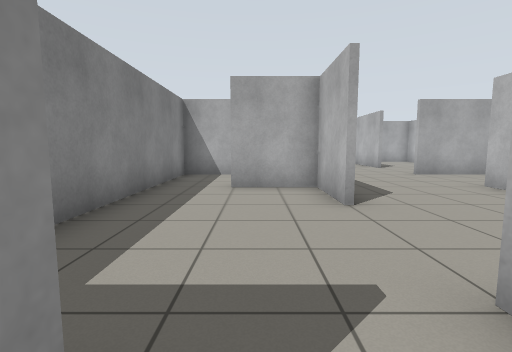
View 1 (above)

23 first-person views from a walk through a robot-simulator world made for Gazebo. The camera is 0.94 m above the floor, tilts 6° down and sees 85° across. The floor is counted in squares, 1 m on a side. Each view is taken from the middle of a square. On the plan, view 1 faces up. The plan holds only what a view shows up to about 11 squares ahead; the rest is blank.

View 2
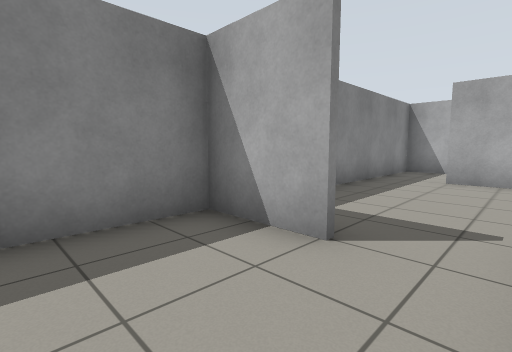

View 3
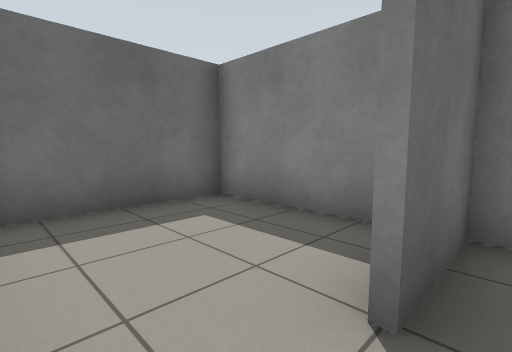

View 4
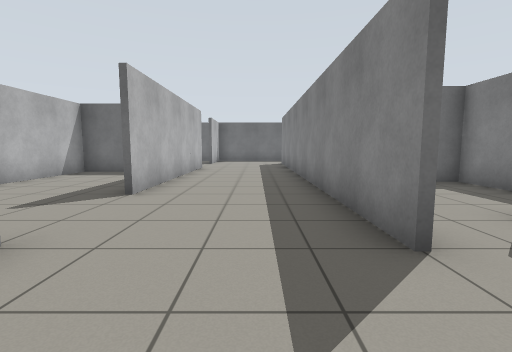

View 5
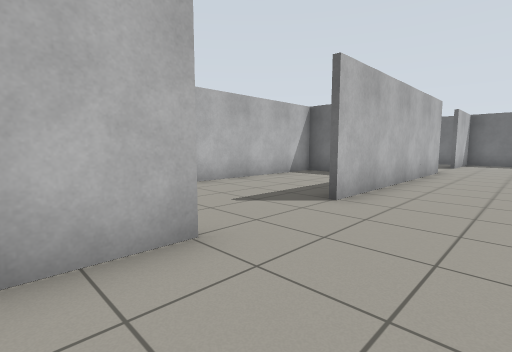

View 6
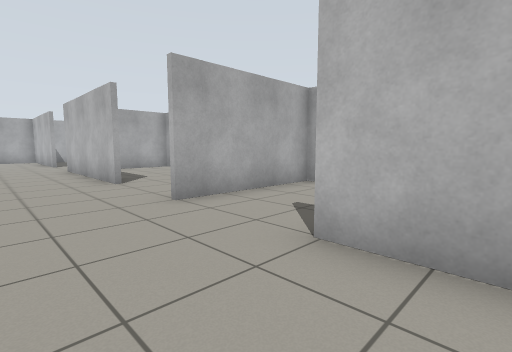

View 7
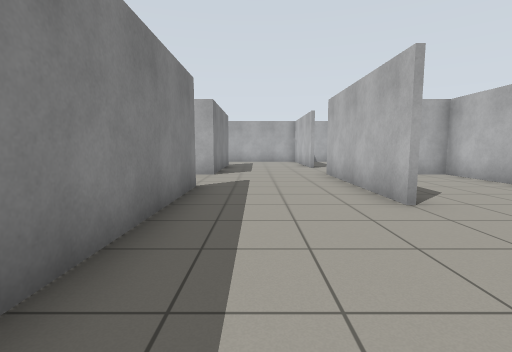

View 8
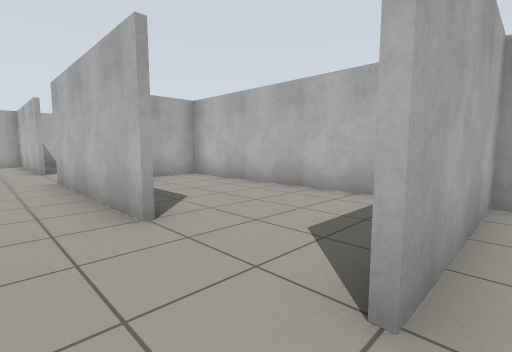

View 9
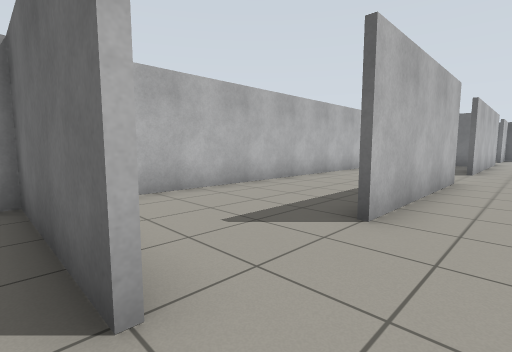

View 10
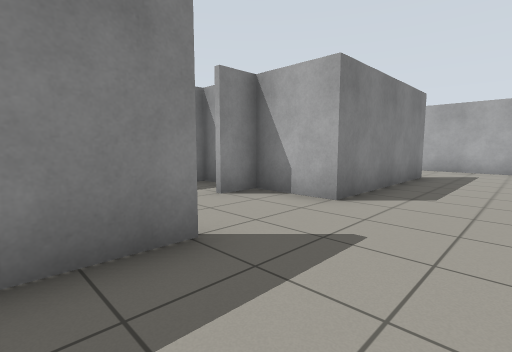

View 11
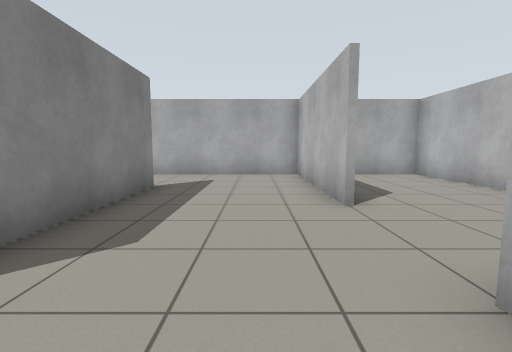

View 12
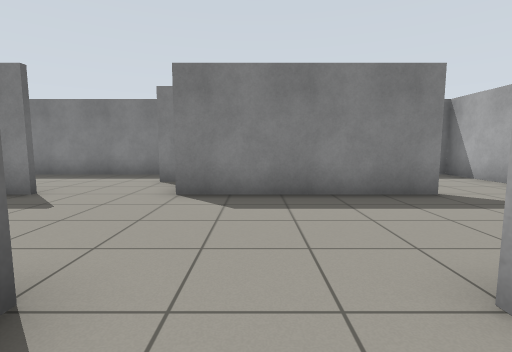

View 13
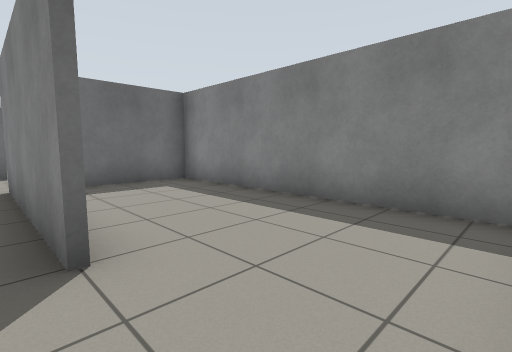

View 14
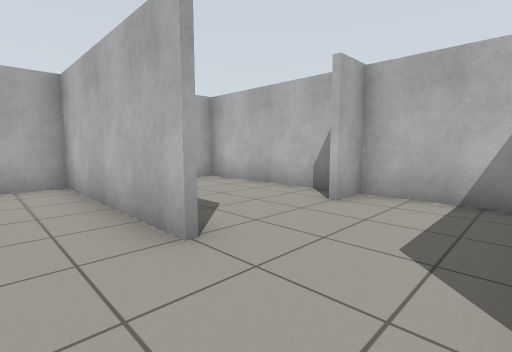

View 15
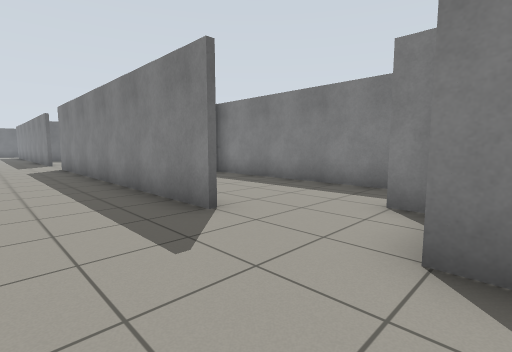

View 16
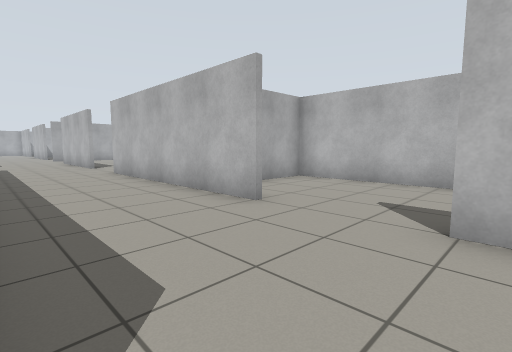

View 17
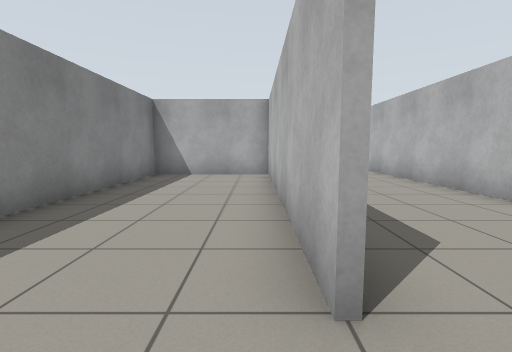

View 18
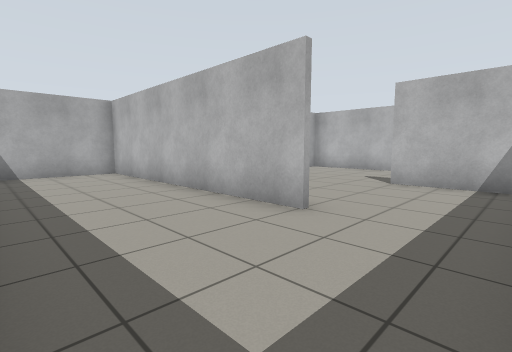

View 19
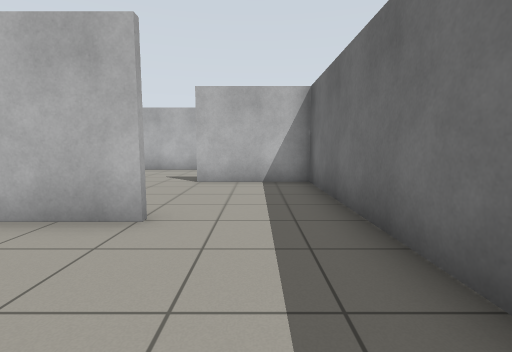

View 20
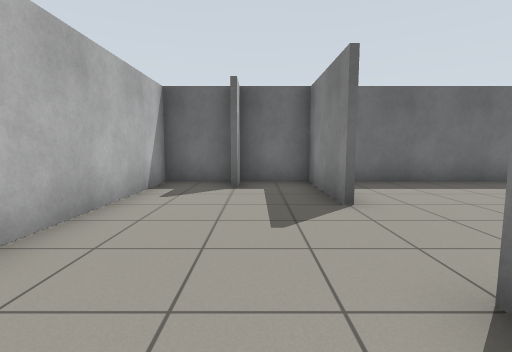

View 21
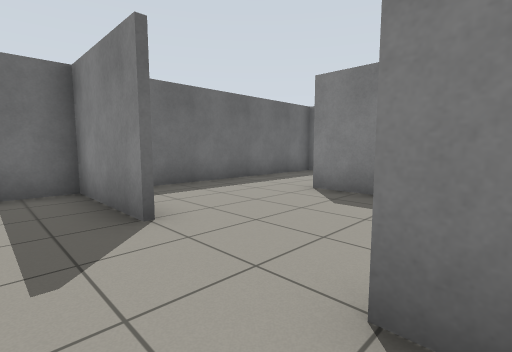

View 22
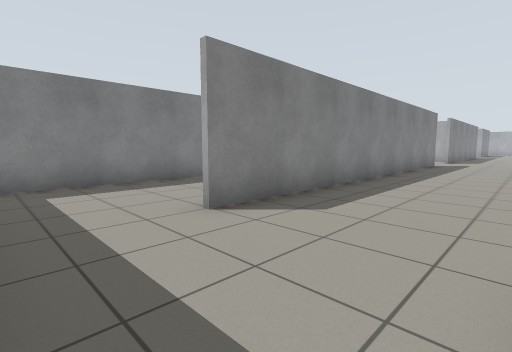

View 23
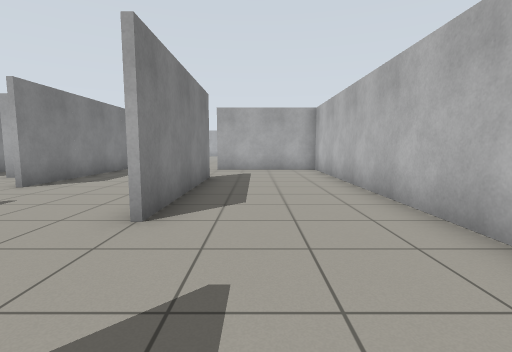

### Floor plan
Points are (right, up) in squares from view 1. A wall is a line through its corners. A room is listed if a view was taken in it or the views show most of it. See-through windows are left out.
Room 1 (views 1, 2)
walls: (-0.4, 0.4) (-2.5, 0.4); (-2.4, 1) (-2.4, -3); (-2.5, -3.4) (0.9, -3.4)
ways out: opening at (0.5, 1) to room 2
Room 2 (views 3, 4, 5, 6, 7, 8, 9, 10, 11, 13, 14, 15, 16, 17, 18, 19, 20, 21, 22, 23)
walls: (1.6, 1.6) (1.6, -11.6); (1.4, 4.4) (1.4, 6.4) (-0.6, 6.4); (5.4, 1.4) (5.4, 6.6); (5.6, 6.6) (5.6, 1.4); (-2.5, 0.6) (-0.4, 0.6); (-2.4, 7.4) (-2.4, 3.2); (-2.4, -3) (-2.4, -14.4) (7.4, -14.4) (7.4, -13.4); (9.5, 9.4) (5.4, 9.4); (5.4, 12.4) (5.4, 17.6); (7.9, -6.4) (9.5, -6.4); (5.6, -8) (5.6, -8.6); (9.5, -6.6) (7.6, -6.6); (1.6, 14.6) (1.6, 4.4); (5.4, -8.6) (5.4, -1.4); (5.6, -11.4) (5.6, -14.5); (1.4, -11.6) (1.4, -3.6) (-2.5, -3.6); (-2.5, 17.6) (0.2, 17.6); (5.4, 20.4) (5.4, 25.4) (-2.4, 25.4) (-2.4, 17.9); (5.4, -14.5) (5.4, -11.4); (7.6, -14.4) (9.4, -14.4) (9.4, 9.9); (1.6, 22.6) (1.6, 17.4) (-0.4, 17.4) (-0.4, 16.4)
ways out: opening at (0.5, 1) to room 1; opening at (6, 19.5) to room 3; opening at (6, 11.5) to room 4; opening at (1, 15.7) to room 5; opening at (-1.5, 7)
Room 3 (view 12)
walls: (9.4, 21.1) (9.4, 25.4) (7.2, 25.4); (9.4, 18.1) (9.4, 20.4) (8.4, 20.4)
ways out: opening at (6, 19.5) to room 2
Room 4 (no view inside)
walls: (9.4, 9.9) (9.4, 17.4) (7.9, 17.4); (5.4, 9.6) (9.5, 9.6)
ways out: opening at (6, 11.5) to room 2
Room 5 (no view inside)
walls: (-1.9, 17.4) (-2.5, 17.4); (-2.4, 17.9) (-2.4, 9.9)
ways out: opening at (1, 15.7) to room 2

Positions as (right, up) in squares from view 1, and headings:
1: (0, 0), facing up
2: (1, -2), facing up-left
3: (1, 1), facing down-left
4: (3, 4), facing down
5: (3, 3), facing down-right
6: (3, 5), facing up-right
7: (3, 8), facing up
8: (4, 9), facing up-right
9: (4, 10), facing down-right
10: (4, 13), facing up-left
11: (4, 16), facing up
12: (7, 19), facing left
13: (2, 25), facing down-left
14: (4, 18), facing up-right
15: (4, 18), facing down-left
16: (2, -12), facing up-right
17: (1, -13), facing up
18: (-2, -14), facing up-right
19: (-2, -13), facing right
20: (7, -7), facing down
21: (7, -8), facing down-left
22: (5, -14), facing up-left
23: (7, -2), facing up
